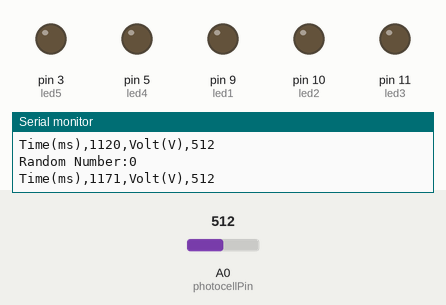
A sketch run on a simulated Arduino Uno, built with avr-gcc and run on an emulated ATmega328P. Shown: output pins drawn as LEDs (lit = HIGH), the last lines printed to the serial monitor. The test bench sets the inputs (shaded band); at power-on: A0 (photocellPin) = 512. Random numbers use the default seed unless the sketch sets one.

Above: at 1.2 s.
1.3 s: A0 (photocellPin) set to 89
4.3 s: A0 (photocellPin) set to 73
At 4.9 s:
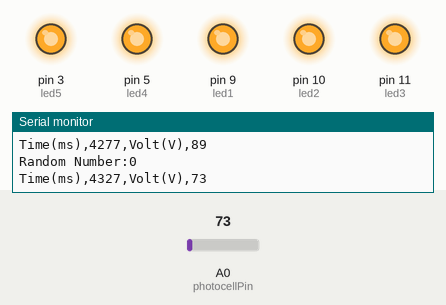
5.8 s: A0 (photocellPin) set to 122
At 6.9 s:
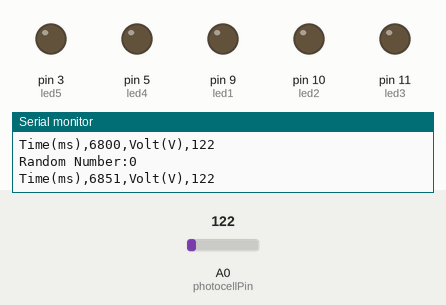
8.8 s: A0 (photocellPin) set to 70
At 9.35 s:
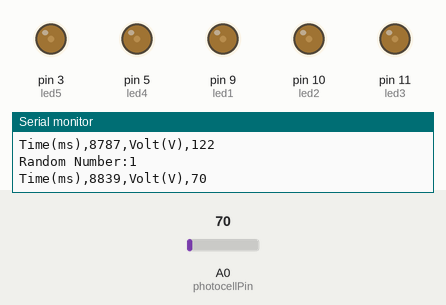
Timing chart, 0 to 12.8 s (numbered marks = the images above; inputs shaded):
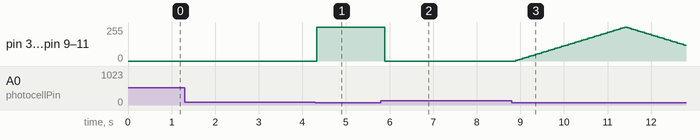

Measured:
- the behaviour switches between 80 and 79 on A0 (photocellPin) (found by bisection; images 0 and 1)
- after the input at 4.3 s, pin 3 (led5), pin 5 (led4), pin 9 (led1), pin 10 (led2), pin 11 (led3): 0/255 → 254/255 at once
- after the input at 5.8 s, pin 3 (led5), pin 5 (led4), pin 9 (led1), pin 10 (led2), pin 11 (led3): 254/255 → 0/255 after 0.08 s
- after the input at 8.8 s, pin 3 (led5), pin 5 (led4), pin 9 (led1), pin 10 (led2), pin 11 (led3): rises from 0/255 to 255/255 in 2.5 s, then falls to 120/255 in 1.4 s

The sketch:

NightLight_rev1.ino
```cpp
/*
http://vikneshan.blogspot.com/2017/02/led-night-light-with-arduino.html
https://www.arduino.cc/en/Tutorial/Fade
https://learn.adafruit.com/photocells/using-a-photocell
https://www.arduino.cc/en/Reference/Random
 */

int led1 = 9;           // the PWM pin the LED is attached to
int led2 = 10;
int led3 = 11;
int led4 = 5;
int led5 = 3;
int photocellPin = 0;     // the cell and 10K pulldown are connected to a0
int photocellReading;     // the analog reading from the sensor divider
int brightness = 0;    // how bright the LED is
int fadeAmount = 5;    // how many points to fade the LED by
unsigned long time;
long randNumber;

// the setup routine runs once when you press reset:
void setup() {
  // declare pin 9 to be an output:
  pinMode(led1, OUTPUT);
  pinMode(led2, OUTPUT);
  pinMode(led3, OUTPUT);
  pinMode(led4, OUTPUT);
  pinMode(led5, OUTPUT);

    // We'll send debugging information via the Serial monitor
  Serial.begin(9600);

  // if analog input pin 0 is unconnected, random analog
  // noise will cause the call to randomSeed() to generate
  // different seed numbers each time the sketch runs.
  // randomSeed() will then shuffle the random function.
  randomSeed(analogRead(0));
}

// the loop routine runs over and over again forever:
void loop() {
  // print a random number from 0 to 1
  Serial.print("Random Number:");
  randNumber = random(2);
  Serial.println(randNumber);

  photocellReading = analogRead(photocellPin);
  time= millis();
  Serial.print("Time(ms),");
  Serial.print(time);
  Serial.print(",Volt(V),");
  Serial.println(photocellReading);     // the raw analog reading
  if (photocellReading <80)
  {
    while(photocellReading <80){
      photocellReading = analogRead(photocellPin);
      if (randNumber>0){
        // set the brightness of pins:
        analogWrite(led1, brightness);
        analogWrite(led2, brightness);
        analogWrite(led3, brightness);
        analogWrite(led4, brightness);
        analogWrite(led5, brightness);

        // change the brightness for next time through the loop:
        brightness = brightness + fadeAmount;

        // reverse the direction of the fading at the ends of the fade:
        if (brightness <= 0 || brightness >= 255) {
          fadeAmount = -fadeAmount;
        }
          // wait for 50 milliseconds to see the dimming effect
        delay(50);

      }
      else
      {
        analogWrite(led1, 254);
        analogWrite(led2, 254);
        analogWrite(led3, 254);
        analogWrite(led4, 254);
        analogWrite(led5, 254);
        delay(50);
      }
    }


  }
  else
  {
    analogWrite(led1, 0);
    analogWrite(led2, 0);
    analogWrite(led3, 0);
    analogWrite(led4, 0);
    analogWrite(led5, 0);
    delay(50);
  }
}
```
